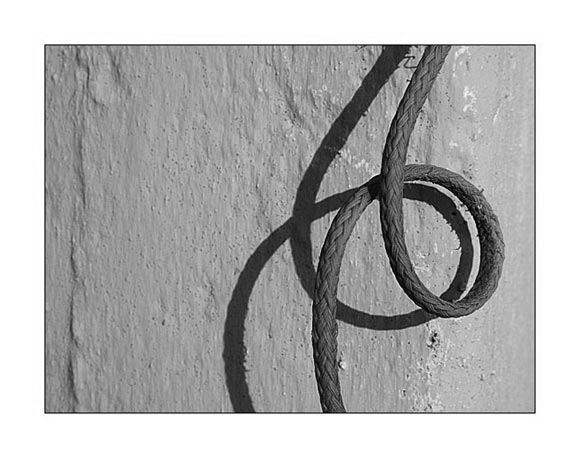
%> input picture college/image-procesing-class/TP1/III/Corda.jpg, 580 x 458 px
$ octave --eval "RuiCampos_TP1_F('Corda.jpg');"   (GNU Octave 9; MATLAB toolbox functions it lacks are replaced by stand-ins)
%> lines starting %> are read from the running program, lines starting %| are printed output that depends on the picture
### college/image-procesing-class/TP1/III/RuiCampos_TP1_F1.m
function [e1,e2,e3,e4, e5] = RuiCampos_TP1_F1(name,noise, noise_type, variance)
%> called with name = 'Corda.jpg', noise = 0, noise_type = 0
%UNTITLED3 Summary of this function goes here
%   Detailed explanation goes here


%CREATING FILTERS
avgF3 = [1 1 1; 1 1 1; 1 1 1]/9;
avgF5 = [1 1 1 1 1; 1 1 1 1 1; 1 1 1 1 1; 1 1 1 1 1; 1 1 1 1 1]/25;

%READ and APPLY FILTERS
IMG = imread(name);
%> IMG is the input picture: size 458x580 uint8; min 0, max 255, mean 177.5

if noise_type == 1
    IMGn1 = imnoise(IMG, 'gaussian', noise, variance);
else
    IMGn1 = imnoise(IMG, 'salt & pepper', noise);
end

IMGF3 = imfilter(IMGn1, avgF3);
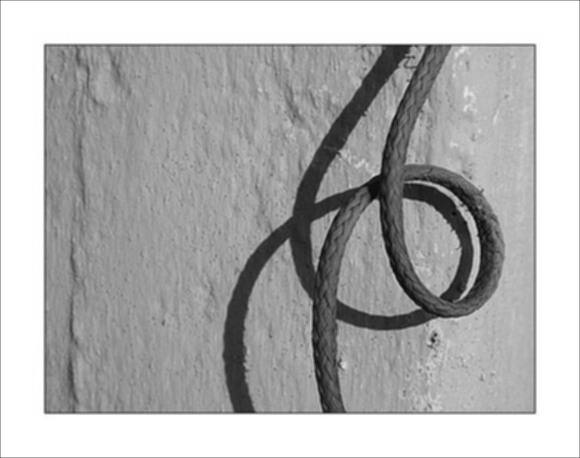
%> IMGF3: size 458x580 uint8; min 9, max 255, mean 176.8
IMGF5 = imfilter(IMGn1, avgF5);
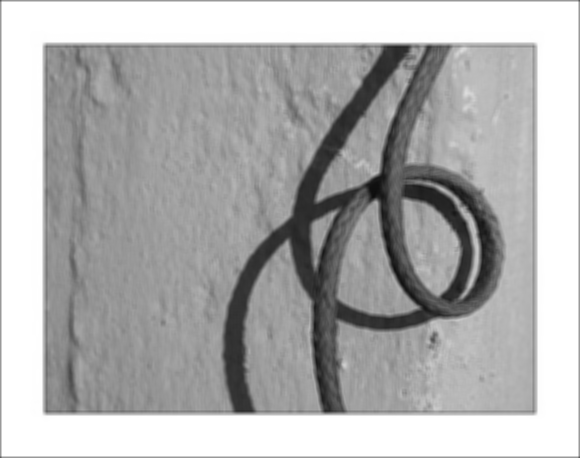
%> IMGF5: size 458x580 uint8; min 13, max 255, mean 176.3

IMGmdn3 = ordfilt2(IMGn1, (3*3+1)/2 ,true(3));
IMGmdn5 = ordfilt2(IMGn1, (5*5+1)/2 ,true(5));
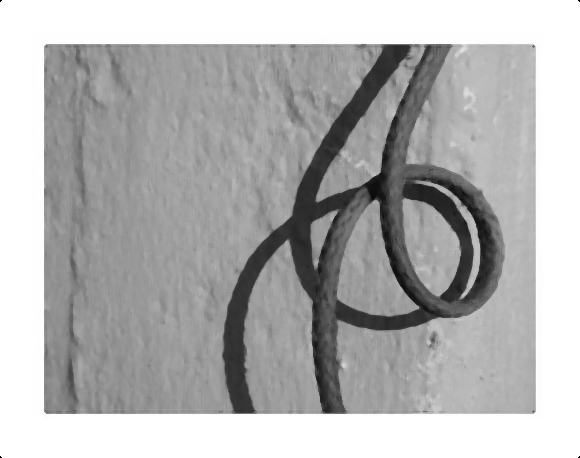
%> IMGmdn5: size 458x580 uint8; min 0, max 255, mean 178.4


%DATA ANALYSIS
[M,N]=size(IMG);
%> M = 458; N = 580

IMG = double(IMG);
%> IMG: size 458x580 double
IMGn1 = double(IMGn1);

IMGF3 = double(IMGF3);
%> IMGF3: size 458x580 double
IMGF5 = double(IMGF5);
%> IMGF5: size 458x580 double

IMGmdn3 = double(IMGmdn3);
%> IMGmdn3: size 458x580 double
IMGmdn5 = double(IMGmdn5);
%> IMGmdn5: size 458x580 double


ABS = (IMG-IMGn1).^2;
%> ABS: size 458x580 double; every value is 0
ABS = sqrt(reshape(ABS, [1,M*N]));
e1  = mean(ABS);
%> e1 = 0

ABS = (IMG-IMGF3).^2;
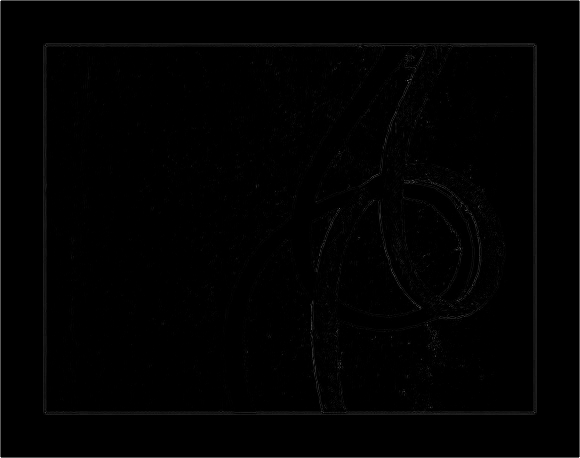
%> ABS: size 458x580 double; min 0, max 20164, mean 158.1; drawn with min black and max white
ABS = sqrt(reshape(ABS, [1,M*N]));
e2  = mean(ABS);
%> e2 = 5.74

ABS = (IMG-IMGF5).^2;
ABS = sqrt(reshape(ABS, [1,M*N]));
e3  = mean(ABS);
%> e3 = 9.18

ABS = (IMG-IMGmdn3).^2;
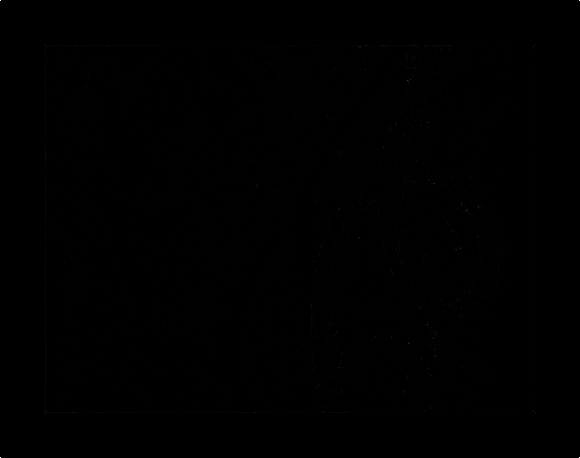
%> ABS: size 458x580 double; min 0, max 65025, mean 51.3; drawn with min black and max white
ABS = sqrt(reshape(ABS, [1,M*N]));
e4  = mean(ABS);
%> e4 = 3.37

ABS = (IMG-IMGmdn5).^2;
ABS = sqrt(reshape(ABS, [1,M*N]));
e5  = mean(ABS);
%> e5 = 6.34
end

### college/image-procesing-class/TP1/III/RuiCampos_TP1_F.m
function [] = RuiCampos_TP1_F(name)
%S&P NOISE%%%%%%%%%%%%%%%%%%%%%%%%%%%%%%%%%%%%%%%%%
levels = 0:0.1:1;
N = size(levels);
N = N(1,2);
ERROS = zeros(N,5);

i = 1;
for r = levels
    [e1,e2,e3,e4,e5] = RuiCampos_TP1_F1(name,r,0);
%> e1 = 0; e2 = 5.74; e3 = 9.18; e4 = 3.37; e5 = 6.34
    ERROS(i, :) = [e1,e2,e3,e4, e5];
    i = i+1;
end

figure('Name', 'Salt and Pepper')

hold on
for i=1:5
    plot(levels, ERROS(:, i), '-o', 'MarkerSize', 2)
end

legend('+Noise', '+noise + 3x3 avg filter', '+noise + 5x5 avg filter', '+noise + 3x3 mdn filter','+noise + 5x5 mdn filter', 'Location', 'Northwest' )
title("Performance of Filters on " + string(name)  + '(S&P Noise)')
xlabel('Level of Contamination')
ylabel('Mean Absolute Error')


%%%%%%%%%%%%%%%%%%%%%%%%%%%%%%%%%%%%%%%%%%%%%%%%%%%%%%%%
%GAUSSIAN NOISE%%%%%%%%%%%%%%%%%%%%%%%%%%%%%%%%%%%%%%%%%
figure('Name', 'Gaussian Noise')
subplot(1,2,1)
%VARYING MEAN, variance=80 %%%%%%%%%%%%%%%%%%%%
levels = -30:2.5:30;

N = size(levels);
N = N(1,2);
ERROS = zeros(N,5);

i = 1;
for r = levels
    [e1,e2,e3,e4,e5] = RuiCampos_TP1_F1(name,r,1, 80);
%> e1 = 177.4; e2 = 177.3; e3 = 177.3; e4 = 177.5; e5 = 177.5
    ERROS(i, :) = [e1,e2,e3,e4, e5];
    i = i+1;
end

hold on
for i=1:5
    plot(levels, ERROS(:, i), '-o', 'MarkerSize', 2)
end

title("Varying Mean(variance=80)")
xlabel('Mean')
ylabel('Mean Absolute Error')

%VARYING VARIANCE, MEAN=0%%%%%%%%%%%%%%%%%%%%%%%%%%%%%%%%%%%%
subplot(1,2,2)

levels = 0:0.3:5;
N = size(levels);
N = N(1,2);
ERROS = zeros(N,5);


i = 1;
for r = levels
    [e1,e2,e3,e4,e5] = RuiCampos_TP1_F1(name, 0,1, r);
%> e1 = 0; e2 = 5.74; e3 = 9.18; e4 = 3.37; e5 = 6.34
    ERROS(i, :) = [e1,e2,e3,e4, e5];
    i = i+1;
end

hold on
for i=1:5
    plot(levels, ERROS(:, i), '-o', 'MarkerSize', 2)
end

title("Varying Variance (mean=0)")
xlabel('Variance')
ylabel('Mean Absolute Error')
legend('+Noise', '+noise +3x3 avg', '+noise +5x5 avg', '+noise +3x3 mdn','+noise +5x5 mdn', 'Location', 'best')

end
